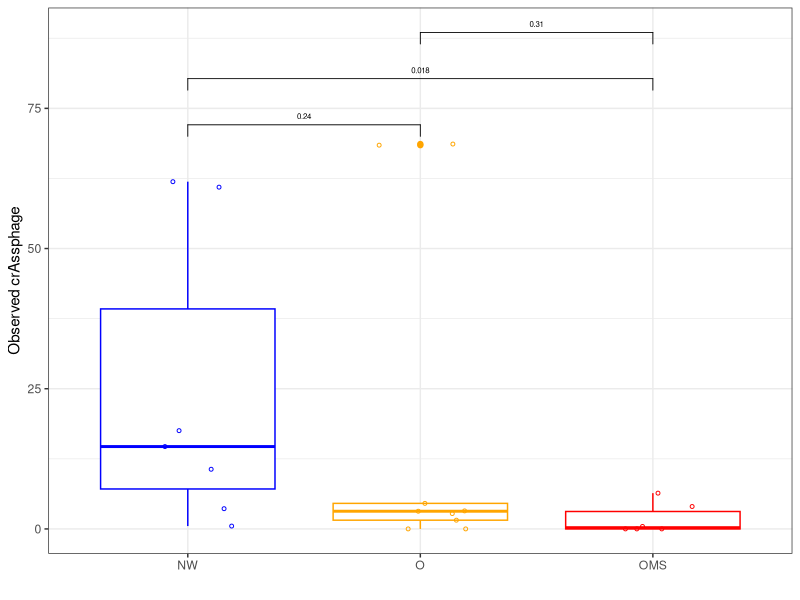
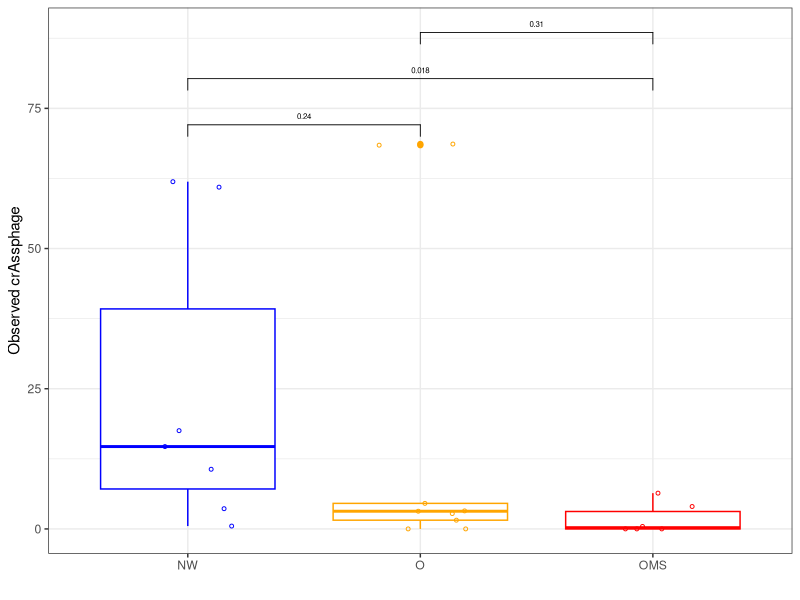
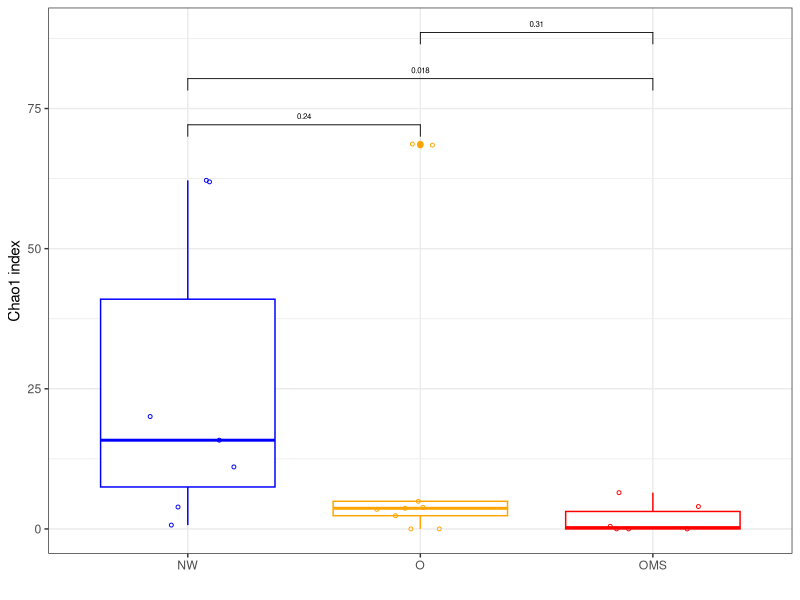
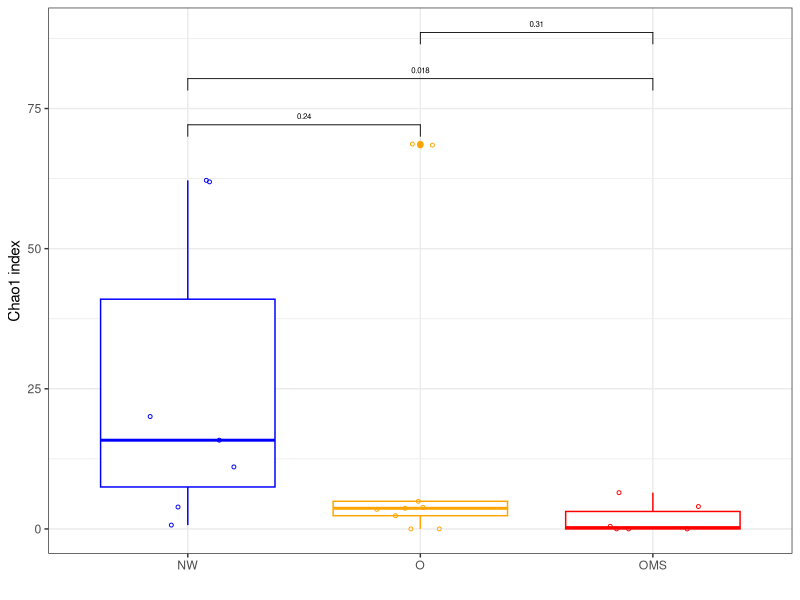
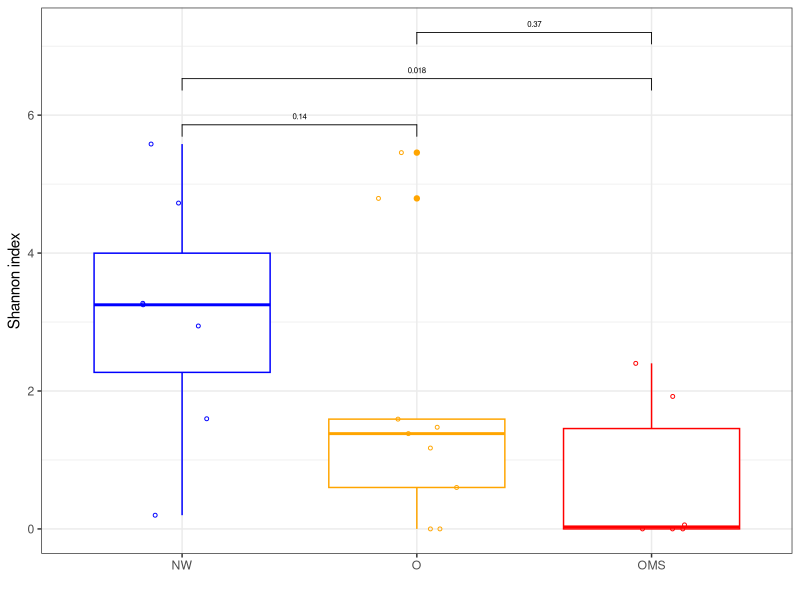
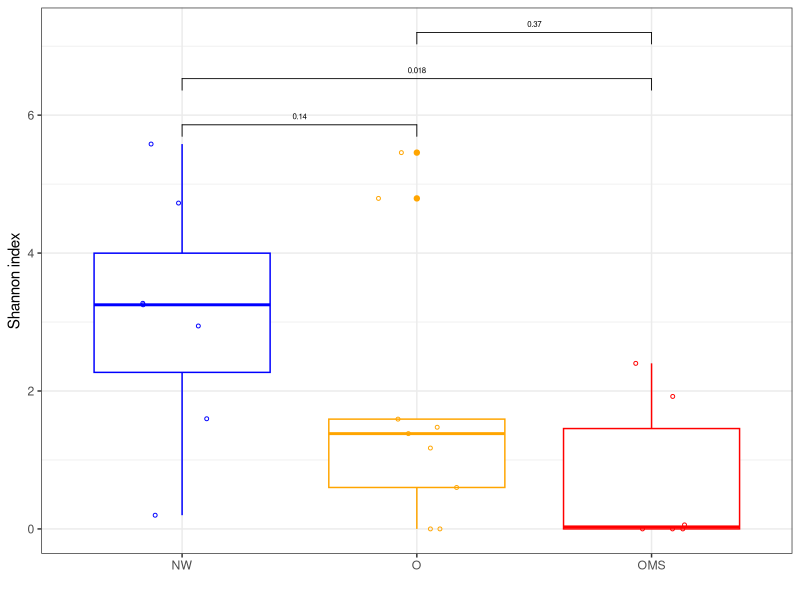
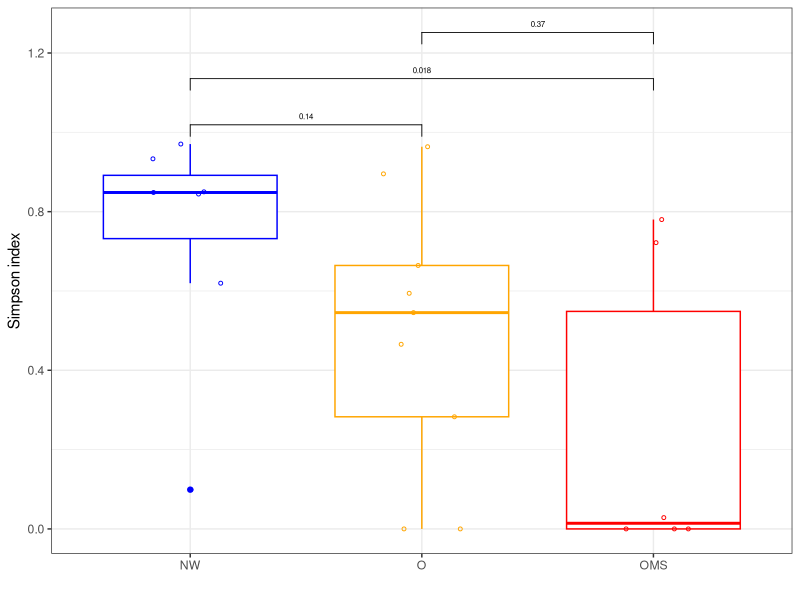
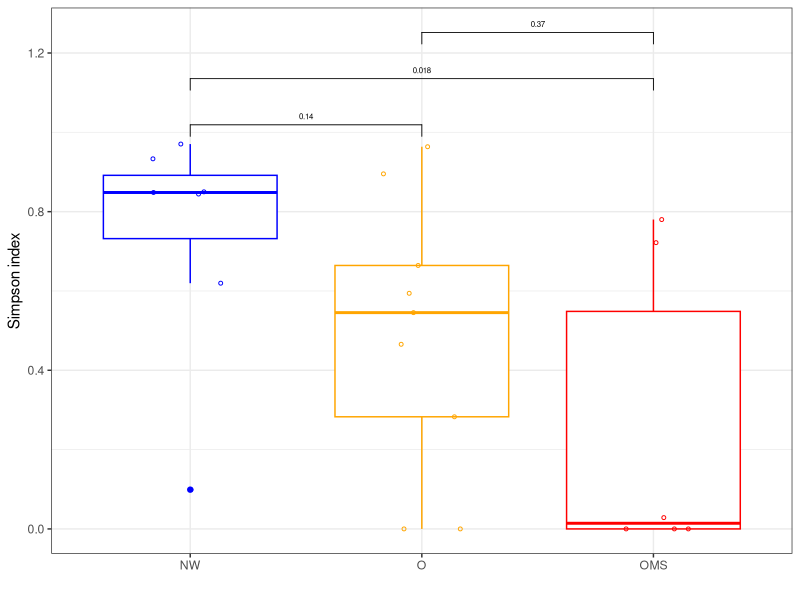

Reproduce these figures in R, in order.
## ---- chunk 1
knitr::opts_chunk$set(echo = TRUE, warning = FALSE, message = FALSE)
library("optparse")
library("ggplot2")
library("reshape")
require("gridExtra")
library("ggpubr")
## ---- chunk 2
# Data input
table <- read.table("allsamples_adiv_alpha.tsv",
                    header=TRUE,
                    sep="\t",
                    row.names = 1)

# P-value groups
p_value <- list(c("NW", "O"), 
                    c("NW", "OMS"),
                    c("O", "OMS"))

# Colors
colors <- c("blue",
            "orange",
            "red")

theme_set(theme_bw())

# Boxplot Observed
boxplot_observed <- ggplot(table,
                           aes(x = group,
                               y = observed_otus)) +
  geom_boxplot(aes(color = group)) +
  geom_point(aes(color = group),
             size = 1,
             shape = 21,
             position = position_jitterdodge()) +
  labs(x="", 
       y="Observed crAssphage") +
  theme(legend.position = "none") +
  scale_color_manual(values = colors) +
  stat_compare_means(comparisons = p_value,
    method = "wilcox.test",
    size = 2)

ggsave("boxplot_alpha_observed_comp.svg")
  print(boxplot_observed)
dev.off()

# Boxplot Chao1
boxplot_chao1 <- ggplot(table,
                           aes(x = group,
                               y = chao1)) +
  geom_boxplot(aes(color = group)) +
  geom_point(aes(color = group),
             size = 1,
             shape = 21,
             position = position_jitterdodge()) +
  labs(x="", 
       y="Chao1 index") +
  theme(legend.position = "none") +
  scale_color_manual(values = colors) +
  stat_compare_means(comparisons = p_value,
    method = "wilcox.test",
    size = 2)

ggsave("boxplot_alpha_chao1_comp.svg")
  print(boxplot_chao1)
dev.off()

# Boxplot Shannon
boxplot_shannon <- ggplot(table,
                           aes(x = group,
                               y = shannon)) +
  geom_boxplot(aes(color = group)) +
  geom_point(aes(color = group),
             size = 1,
             shape = 21,
             position = position_jitterdodge()) +
  labs(x="", 
       y="Shannon index") +
  theme(legend.position = "none") +
  scale_color_manual(values = colors) +
  stat_compare_means(comparisons = p_value,
    method = "wilcox.test",
    size = 2)

ggsave("boxplot_alpha_shannon_comp.svg")
  print(boxplot_shannon)
dev.off()

# Boxplot Simpson
boxplot_simpson <- ggplot(table,
                           aes(x = group,
                               y = simpson)) +
  geom_boxplot(aes(color = group)) +
  geom_point(aes(color = group),
             size = 1,
             shape = 21,
             position = position_jitterdodge()) +
  labs(x="", 
       y="Simpson index") +
  theme(legend.position = "none") +
  scale_color_manual(values = colors) +
  stat_compare_means(comparisons = p_value,
    method = "wilcox.test",
    size = 2)

ggsave("boxplot_alpha_simpson_comp.svg")
  print(boxplot_simpson)
dev.off()

# Boxplot Goods Coverage
boxplot_goods_coverage <- ggplot(table,
                           aes(x = group,
                               y = goods_coverage)) +
  geom_boxplot(aes(color = group)) +
  geom_point(aes(color = group),
             size = 1,
             shape = 21,
             position = position_jitterdodge()) +
  labs(x="", 
       y="Goods Coverage index") +
  theme(legend.position = "none") +
  scale_color_manual(values = colors) +
  stat_compare_means(comparisons = p_value,
    method = "wilcox.test",
    size = 2)

ggsave("boxplot_alpha_goods_coverage_comp.svg")
  print(boxplot_goods_coverage)
dev.off()
## ---- chunk 3
boxplot_observed
## ---- chunk 4
boxplot_chao1
## ---- chunk 5
boxplot_shannon
## ---- chunk 6
boxplot_simpson
## ---- chunk 7
boxplot_goods_coverage
